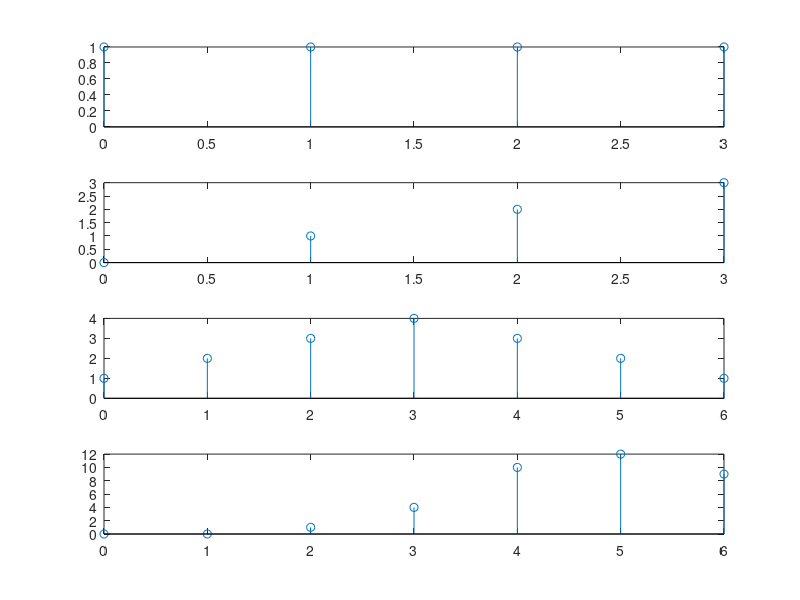

Here is the MATLAB script that generated this plot:
close all
s=0:1:3;
t=0:1:6;
fun1=s>=0;
fun2=s.*fun1;
con=convn(fun1,fun1);
con1=convn(fun2,fun2);
subplot(4,1,1);
stem(s,fun1);
subplot(4,1,2);
stem(s,fun2);
subplot(4,1,3);
stem(t,con);
subplot(4,1,4);
stem(t,con1);

 